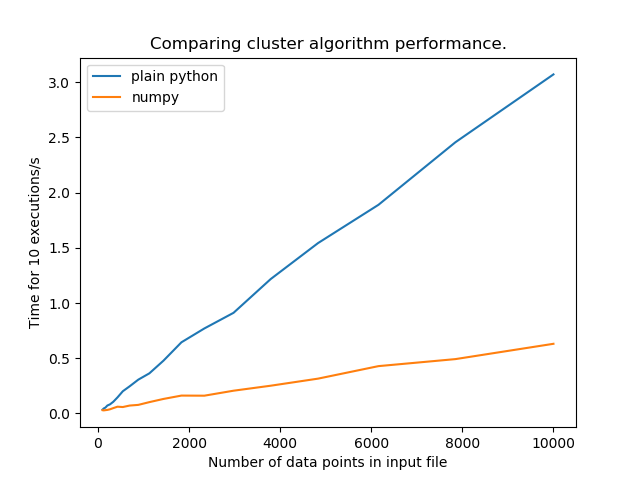

Write Python code to recreate this figure.
import numpy as np
import timeit
import os
from matplotlib import pyplot as plt

n_samples = 20
n_data_points = np.logspace(2.0, 4.0, num=n_samples, dtype=int)
print('n_data_points', n_data_points)
plain_time = np.zeros(n_samples)
numpy_time = np.zeros(n_samples)
n_runs = 10

for i, n_dp in enumerate(n_data_points):
    # Make multiple input files with coordinate points, ranging from 100 to 10,000 points
    points = np.random.uniform(-5,5,n_dp*2).reshape(n_dp,2)
    filename = "data/performance_" + str(n_dp) + ".csv"
    np.savetxt(filename, points, delimiter=",")

    # Measure time for clustering.py
    plain_setup = 'from __main__ import filename; from clustering import cluster, plain_load'
    plain_code = 'points = plain_load(filename); cluster(points)'
    plain_time[i] = timeit.timeit(setup=plain_setup, stmt=plain_code, number=n_runs)

    # Measure time for clustering_numpy.py
    numpy_setup = 'from __main__ import filename; from clustering_numpy import cluster, numpy_load'
    numpy_code = 'points = numpy_load(filename); cluster(points)'
    numpy_time[i] = timeit.timeit(setup=numpy_setup, stmt=numpy_code, number=n_runs)

    os.remove(filename)

# Plot and save results
plt.plot(n_data_points, plain_time, label='plain python')
plt.plot(n_data_points, numpy_time, label='numpy')
plt.legend()
plt.title('Comparing cluster algorithm performance.')
plt.xlabel('Number of data points in input file')
ylabel = 'Time for '+ str(n_runs)+' executions/s'
plt.ylabel(ylabel)
plt.savefig('performance.png')
